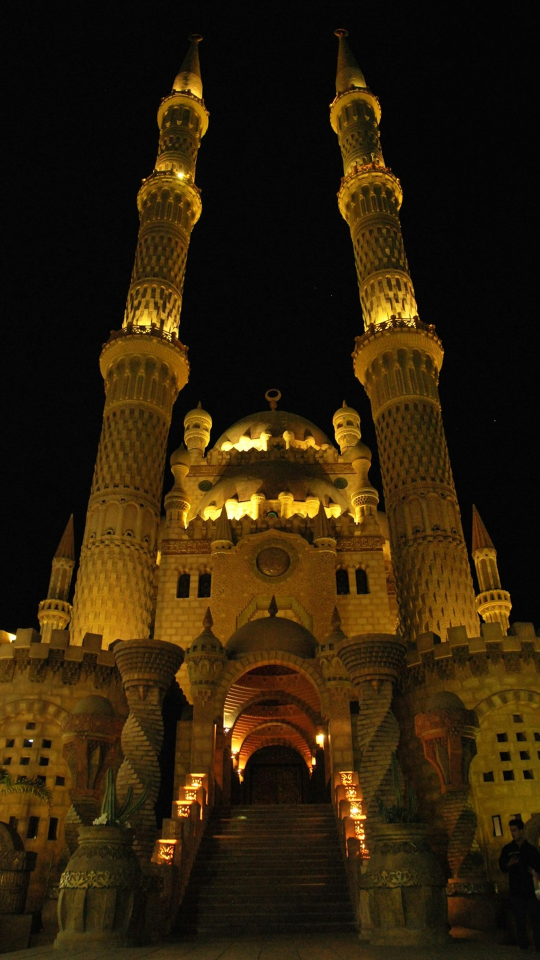
#> input picture tripavail_ai/data_backup_20251024_222225/images/approved/001/img01.jpg, 1080 x 1920 px (shown at 1/2 size); its folder holds only this picture in this run
$ python -i destination_image_generator_long.py   (imports and definitions only)
#> lines starting #> are read from the running program, lines starting #| are printed output that depends on the picture
### tripavail_ai/config/settings_long.py
# TripAvail AI Long Video Configuration File
# Separate configuration for long-format videos (3-4 minutes, 16:9 horizontal)
import os
from dotenv import load_dotenv

# Load environment variables from .env file
load_dotenv()

# ========================================
# Long Video Settings
# ========================================
LONG_VIDEO_ENABLED = os.getenv("LONG_VIDEO_ENABLED", "true").lower() == "true"
LONG_VIDEO_DURATION_MIN = 180  # 3 minutes (180 seconds)
LONG_VIDEO_DURATION_MAX = 240  # 4 minutes (240 seconds)
LONG_VIDEO_IMAGE_COUNT_MIN = 60  # Minimum images required
LONG_VIDEO_IMAGE_COUNT_MAX = 85  # Maximum images target
LONG_VIDEO_GENERATION_TIME = os.getenv("LONG_VIDEO_GENERATION_TIME", "20:00")  # UTC

# Video Format
LONG_VIDEO_FORMAT = "16:9"  # Horizontal format
LONG_VIDEO_RESOLUTION = (1920, 1080)  # Full HD
LONG_VIDEO_FPS = 30  # 30 FPS
LONG_VIDEO_ASPECT_RATIO = 1.78  # 16:9 aspect ratio

# Image Settings
LONG_VIDEO_IMAGE_ORIENTATION = "horizontal"  # Horizontal/landscape only
LONG_VIDEO_IMAGE_ASPECT_RATIO_MIN = 1.6  # Minimum aspect ratio
LONG_VIDEO_IMAGE_ASPECT_RATIO_MAX = 1.8  # Maximum aspect ratio
LONG_VIDEO_IMAGE_MIN_RESOLUTION = (1920, 1080)  # Minimum resolution

# Image Duration Settings
LONG_VIDEO_IMAGE_DURATION_HERO = 5.0  # Hero shots (seconds)
LONG_VIDEO_IMAGE_DURATION_STANDARD = 3.5  # Standard shots (seconds)
LONG_VIDEO_IMAGE_DURATION_QUICK = 2.5  # Quick transitions (seconds)
LONG_VIDEO_FADE_DURATION = 0.8  # Crossfade duration (seconds)

# ========================================
# Trend Detection Settings
# ========================================
TRENDING_DETECTION_ENABLED = True
TRENDING_DETECTION_INTERVAL_HOURS = 12  # Every 12 hours (not 4 hours)
TRENDING_DETECTION_MIN_SCORE = 7.0  # Minimum trend score
TRENDING_DETECTION_TIME = os.getenv("TRENDING_DETECTION_TIME", "08:00,20:00")  # UTC times (comma-separated)

# ========================================
# Image Search API Keys (Long Videos Only)
# ========================================

# Pixabay API Key (HIGHEST PRIORITY - Long Videos Only)
PIXABAY_API_KEY_LONG = os.getenv("PIXABAY_API_KEY_LONG", "53072265-2fee715e77bd6709a2ad84b3f")
# NOTE: Pixabay is the highest priority image source for long videos

# Pexels API Key (LONG VIDEOS ONLY - Separate from short videos)
PEXELS_API_KEY_LONG = os.getenv("PEXELS_API_KEY_LONG", "WaaZwYKSLwrBEnvVNXcWLBvWZS48auiNghb34tQE2sufUGa5GQ9bpg4X")
# NOTE: This key is ONLY used for long videos. Short videos use the regular PEXELS_API_KEY.

# Unsplash API Credentials (Long Videos)
UNSPLASH_APP_ID_LONG = os.getenv("UNSPLASH_APP_ID_LONG", "829529")
UNSPLASH_ACCESS_KEY_LONG = os.getenv("UNSPLASH_ACCESS_KEY_LONG", "OSlM5giq8LVThEDf1HcTsLvo59tZl0BywfUpXxkcksI")
UNSPLASH_SECRET_KEY_LONG = os.getenv("UNSPLASH_SECRET_KEY_LONG", "4_T4Wem3tnqyE6DIRMZnk2pKxcHV-0mc5OvIiQgyCRI")
# NOTE: Unsplash uses Access Key for API requests (not App ID)

# Shutterstock API Key (Long Videos - if different from short videos)
SHUTTERSTOCK_ACCESS_TOKEN_LONG = os.getenv("SHUTTERSTOCK_ACCESS_TOKEN_LONG", "")
SHUTTERSTOCK_CLIENT_ID_LONG = os.getenv("SHUTTERSTOCK_CLIENT_ID_LONG", "")
SHUTTERSTOCK_CLIENT_SECRET_LONG = os.getenv("SHUTTERSTOCK_CLIENT_SECRET_LONG", "")
# If not set, falls back to regular SHUTTERSTOCK_ACCESS_TOKEN from settings.py

# ========================================
# Image Search Distribution Strategy
# ========================================
# Distribute searches across services to avoid duplicates
IMAGE_SEARCH_DISTRIBUTION = {
    "attractions": "pixabay",      # Pixabay for attractions (highest priority)
    "activities": "pixabay",      # Pixabay for activities (highest priority)
    "food_culture": "pixabay",    # Pixabay for food & culture (highest priority)
    "local_life": "pixabay",      # Pixabay for local life (highest priority)
    "scenic_views": "pixabay",    # Pixabay for scenic views (highest priority)
}

# Service Priority (for fallback) - Pixabay has highest priority
IMAGE_SEARCH_PRIORITY = ["pixabay", "pexels", "unsplash", "shutterstock"]

# Image Search Settings
IMAGE_SEARCH_ORIENTATION = "horizontal"  # Horizontal/landscape only
IMAGE_SEARCH_PER_PAGE = 20  # Images per API request
IMAGE_SEARCH_MAX_PAGES = 5  # Maximum pages to search
IMAGE_SEARCH_RATE_LIMIT_DELAY = 10  # Seconds between searches

# ========================================
# Image Caching Settings
# ========================================
IMAGE_CACHE_ENABLED = True
IMAGE_CACHE_EXPIRY_DAYS = 30  # Cache expires after 30 days
IMAGE_CACHE_BASE_DIR = "data/long_videos/image_cache"
IMAGE_CACHE_CLEANUP_ENABLED = True
IMAGE_CACHE_CLEANUP_INTERVAL_DAYS = 7  # Cleanup every 7 days

# ========================================
# Voiceover Settings (ElevenLabs)
# ========================================
ELEVENLABS_API_KEY_LONG = os.getenv("ELEVENLABS_API_KEY_LONG", "e810fca85dcb11ced48b326eddc86415f0c0ef992a587c8e5bcd86c3425b4dc9")
ELEVENLABS_VOICE_ID_LONG = os.getenv("ELEVENLABS_VOICE_ID_LONG", "lxYfHSkYm1EzQzGhdbfc")  # Nova voice
ELEVENLABS_MODEL_LONG = "eleven_turbo_v2_5"  # Premium model

# Voiceover Quality Settings
ELEVENLABS_TTS_LONG = {
    "stability": 0.5,
    "similarity_boost": 0.75,
    "style": 0.4,
    "use_speaker_boost": True,
}

# Voice Selection (consistent voice for all long videos)
ELEVENLABS_VOICE_CONSISTENT = True  # Use same voice for all videos
ELEVENLABS_VOICE_NAME_LONG = "Jessica Anne Bogart - Narration"  # Voice name (Nova - Professional narration voice)

# ========================================
# Script Generation Settings
# ========================================
SCRIPT_GENERATION_ENABLED = True
SCRIPT_WORD_COUNT_MIN = 300  # Minimum words for 3-minute video
SCRIPT_WORD_COUNT_MAX = 400  # Maximum words for 4-minute video
SCRIPT_STRUCTURE = {
    "introduction": 0.15,  # 15% of script
    "main_content": 0.70,  # 70% of script
    "conclusion": 0.15,    # 15% of script
}

# ========================================
# Caption Settings
# ========================================
CAPTION_GENERATION_ENABLED = True
CAPTION_STYLE = "professional"  # Professional, readable style
CAPTION_POSITION = "bottom_center"  # Bottom center position
CAPTION_FONT_SIZE = 48  # Font size
CAPTION_COLOR = "white"  # Text color
CAPTION_OUTLINE_COLOR = "black"  # Outline color
CAPTION_OUTLINE_WIDTH = 2  # Outline width

# ========================================
# Hook Generation Settings
# ========================================
HOOK_GENERATION_ENABLED = True
HOOK_MAX_LENGTH = 70  # Maximum characters
HOOK_MIN_LENGTH = 60  # Minimum characters
HOOK_WORD_BOUNDARY_TRUNCATION = True  # Truncate at word boundaries
HOOK_SEO_OPTIMIZED = True  # Optimize for YouTube SEO

# ========================================
# Thumbnail Settings
# ========================================
THUMBNAIL_GENERATION_ENABLED = True
THUMBNAIL_FORMAT = "16:9"  # Horizontal format
THUMBNAIL_RESOLUTION = (1920, 1080)  # Full HD
THUMBNAIL_INCLUDE_CHARACTER = True  # Include consistent character
THUMBNAIL_CHARACTER_DESCRIPTION = ""  # Character description (will be set)
THUMBNAIL_CHARACTER_REFERENCE = ""  # Character reference image path (will be set)

# ========================================
# Video Generation Settings
# ========================================
VIDEO_GENERATION_ENABLED = True
VIDEO_CODEC = "libx264"  # H.264 codec
VIDEO_PRESET = "medium"  # Encoding preset (medium for faster processing)
VIDEO_CRF = 20  # Quality setting (18-23, lower = higher quality)
VIDEO_PIX_FMT = "yuv420p"  # Pixel format

# Video Effects
VIDEO_KEN_BURNS_ENABLED = True  # Ken Burns effect
VIDEO_CROSSFADE_ENABLED = True  # Crossfade transitions
VIDEO_TRANSITION_DURATION = 0.8  # Transition duration (seconds)

# ========================================
# Audio Mixing Settings
# ========================================
AUDIO_MIXING_ENABLED = True
AUDIO_VOICEOVER_VOLUME = 1.0  # Voiceover volume (0.0-1.0)
AUDIO_MUSIC_VOLUME = 0.3  # Background music volume (0.0-1.0)
AUDIO_MUSIC_FADE_IN = 1.0  # Music fade-in duration (seconds)
AUDIO_MUSIC_FADE_OUT = 2.0  # Music fade-out duration (seconds)
AUDIO_CODEC = "aac"  # Audio codec
AUDIO_BITRATE = "320k"  # Audio bitrate

# ========================================
# YouTube Upload Settings
# ========================================
YOUTUBE_UPLOAD_ENABLED = True
YOUTUBE_CATEGORY = "Travel & Events"  # Video category
YOUTUBE_PRIVACY = "public"  # Privacy setting (public, unlisted, private)
YOUTUBE_AUTO_PUBLISH = False  # Auto-publish or schedule
YOUTUBE_SCHEDULE_DELAY_HOURS = 24  # Delay before publishing (hours)

# ========================================
# Error Handling & Retry Settings
# ========================================
ERROR_RETRY_ENABLED = True
ERROR_RETRY_ATTEMPTS = 3  # Maximum retry attempts
ERROR_RETRY_DELAY_SECONDS = 60  # Delay between retries (seconds)
ERROR_WAIT_FOR_NEXT_DAY = True  # Wait for next day if all retries fail
ERROR_NO_AI_FALLBACK = True  # Never use AI generation as fallback

# ========================================
# Resource Management Settings
# ========================================
RESOURCE_CHECK_ENABLED = True
RESOURCE_CPU_THRESHOLD = 0.70  # Maximum CPU usage (0.0-1.0)
RESOURCE_MEMORY_THRESHOLD = 0.80  # Maximum memory usage (0.0-1.0)
RESOURCE_DISK_SPACE_MIN_GB = 5  # Minimum disk space required (GB)
RESOURCE_LOCK_FILE = "data/long_videos/.generation_lock"  # Lock file path

# ========================================
# Logging Settings
# ========================================
LOG_LEVEL = os.getenv("LOG_LEVEL", "INFO")
LOG_FILE = "logs/long_video_generation.log"
LOG_ROTATION = "1 day"
LOG_RETENTION = "30 days"

# ========================================
# Directory Paths
# ========================================
DATA_DIR = "data"
LONG_VIDEOS_DIR = f"{DATA_DIR}/long_videos"
DESTINATIONS_DIR = f"{LONG_VIDEOS_DIR}/destinations"
IMAGES_DIR = f"{LONG_VIDEOS_DIR}/images"
SCRIPTS_DIR = f"{LONG_VIDEOS_DIR}/scripts"
VOICEOVERS_DIR = f"{LONG_VIDEOS_DIR}/voiceovers"
VIDEOS_DIR = f"{LONG_VIDEOS_DIR}/videos"
THUMBNAILS_DIR = f"{LONG_VIDEOS_DIR}/thumbnails"
CACHE_DIR = f"{LONG_VIDEOS_DIR}/image_cache"
LOGS_DIR = "logs"

# ========================================
# Validation
# ========================================
def validate_config():
    """Validate configuration settings"""
    errors = []

    # Check required API keys
    if not PIXABAY_API_KEY_LONG:
        errors.append("PIXABAY_API_KEY_LONG is required for long videos")

    if not PEXELS_API_KEY_LONG:
        errors.append("PEXELS_API_KEY_LONG is required for long videos")

    if not UNSPLASH_ACCESS_KEY_LONG:
        errors.append("UNSPLASH_ACCESS_KEY_LONG is required for long videos")

    if not ELEVENLABS_API_KEY_LONG:
        errors.append("ELEVENLABS_API_KEY_LONG is required for long videos")

    # Check directory paths
    import os
    for dir_path in [DATA_DIR, LONG_VIDEOS_DIR, LOGS_DIR]:
        if not os.path.exists(dir_path):
            try:
                os.makedirs(dir_path, exist_ok=True)
            except Exception as e:
                errors.append(f"Failed to create directory {dir_path}: {e}")

    if errors:
        raise ValueError(f"Configuration validation failed:\n" + "\n".join(errors))

    return True

# Validate configuration on import
# [6 lines that do not run on import are left out]

### tripavail_ai/core/media/images/generator/destination_image_generator_long.py
#!/usr/bin/env python3
"""
Destination Image Generator for Long Videos
Searches for horizontal (16:9) images from Pixabay → Pexels → Unsplash → Shutterstock
NO AI fallback - waits for next day if all services fail
"""

import os
import json
import time
import requests
from pathlib import Path
from typing import List, Dict, Any, Optional, Tuple
from datetime import datetime, timedelta
from PIL import Image
import io
from loguru import logger
from dotenv import load_dotenv

# Import long video settings
try:
    from config import settings_long
except ImportError:
    logger.error("settings_long not found. Please ensure config/settings_long.py exists")
    raise

# [1 line not run here, left out]


class DestinationImageGeneratorLong:
    """
    Generates horizontal (16:9) images for long videos
    Priority: Pixabay → Pexels → Unsplash → Shutterstock
    """

    def __init__(self):
        # API Keys (from settings_long)
        self.pixabay_api_key = settings_long.PIXABAY_API_KEY_LONG
        self.pexels_api_key = settings_long.PEXELS_API_KEY_LONG
        self.unsplash_access_key = settings_long.UNSPLASH_ACCESS_KEY_LONG
        self.shutterstock_access_token = settings_long.SHUTTERSTOCK_ACCESS_TOKEN_LONG or os.getenv('SHUTTERSTOCK_ACCESS_TOKEN')

        # Image settings - RELAXED to get more images (preprocessing handles conversion)
        self.orientation = "horizontal"  # Horizontal only (preprocessing will convert to 16:9)
        self.image_type = "photo"  # Photos only (no illustrations/vectors)
        # RELAXED validation: Accept wider range, preprocessing will handle conversion
        # Preprocessing can handle 1.5-2.0 aspect ratios and resize/crop to 16:9
        self.min_resolution = (1280, 720)  # Minimum 1280x720 (can be upscaled to 1920x1080)
        self.target_resolution = (1920, 1080)  # Target resolution (exact 16:9 after preprocessing)
        self.aspect_ratio_min = 1.5  # Relaxed minimum (3:2, can be cropped to 16:9)
        self.aspect_ratio_max = 2.0  # Relaxed maximum (21:9, can be cropped to 16:9)
        # STRICT mode for final validation (used after preprocessing)
        self.strict_aspect_ratio_min = 1.75  # Strict 16:9 minimum for already-processed images
        self.strict_aspect_ratio_max = 1.80  # Strict 16:9 maximum for already-processed images

        # Cache settings
        self.cache_dir = Path(settings_long.CACHE_DIR)
        self.cache_expiry_days = settings_long.IMAGE_CACHE_EXPIRY_DAYS  # 30 days

        # Search settings
        self.per_page = settings_long.IMAGE_SEARCH_PER_PAGE  # 20
        self.max_pages = settings_long.IMAGE_SEARCH_MAX_PAGES  # 5
        self.rate_limit_delay = settings_long.IMAGE_SEARCH_RATE_LIMIT_DELAY  # 10 seconds

        # Priority order
        self.service_priority = settings_long.IMAGE_SEARCH_PRIORITY  # ["pixabay", "pexels", "unsplash", "shutterstock"]

        # Ensure cache directory exists
        self.cache_dir.mkdir(parents=True, exist_ok=True)

        # Rate limiting
        self.pixabay_requests = 0
        self.pexels_requests = 0
        self.unsplash_requests = 0
        self.shutterstock_requests = 0
        self.last_reset_date = datetime.now().date()

        logger.info("Destination Image Generator Long initialized")
        logger.info(f"Service priority: {' → '.join(self.service_priority)}")

    # [477 lines left out: functions search_pixabay, search_pexels, search_unsplash, search_shutterstock, search_all_services, validate_image, not called in this run]

    def preprocess_image_to_1920x1080(self, image_path: Path) -> bool:
        """
        Pre-process image to exactly 1920x1080 (16:9) - IMPROVED to handle wider range

        Strategy:
        1. If image is larger than 1920x1080: Resize down to 1920x1080 (maintains aspect ratio)
        2. If image is smaller than 1920x1080: Scale up to 1920x1080 (maintains aspect ratio)
        3. If aspect ratio is not exactly 16:9: Crop to 16:9 (centered crop)
        4. IMPROVED: Handle edge cases (very wide/tall images, small images)

        Args:
            image_path: Path to image file (will be modified in-place)

        Returns:
            True if successful, False otherwise
        """
        try:
            target_width, target_height = self.target_resolution
            target_aspect = target_width / target_height  # 1.777... (16:9)

            with Image.open(image_path) as img:
                # Convert to RGB if necessary (handle RGBA, P, etc.)
#> img is the input picture: PIL image 1080x1920 RGB; mean R, G, B 47.5, 32.4, 9.3
                if img.mode != 'RGB':
                    rgb_img = Image.new('RGB', img.size, (255, 255, 255))
                    if img.mode == 'RGBA':
                        rgb_img.paste(img, mask=img.split()[3])  # Use alpha channel as mask
                    else:
                        rgb_img.paste(img)
                    img = rgb_img

                original_width, original_height = img.size
                original_aspect = original_width / original_height

                # If image is already exactly 1920x1080 with correct aspect ratio, skip
                if original_width == target_width and original_height == target_height and abs(original_aspect - target_aspect) < 0.01:
                    logger.debug(f"Image already {target_width}x{target_height}, skipping preprocessing")
                    return True

                # IMPROVED: Handle very small images by upscaling first
                if original_width < target_width or original_height < target_height:
                    # Upscale to at least target size while maintaining aspect ratio
                    scale_factor = max(target_width / original_width, target_height / original_height)
                    new_width = int(original_width * scale_factor)
                    new_height = int(original_height * scale_factor)
                    img = img.resize((new_width, new_height), Image.LANCZOS)
#> img: PIL image 1920x3413 RGB
                    original_width, original_height = new_width, new_height
                    original_aspect = original_width / original_height

                # Step 1: Resize to fit within 1920x1080 (maintain aspect ratio)
                # Use LANCZOS for high-quality resampling
                if original_aspect > target_aspect:
                    # Image is wider than 16:9 - fit to height, crop width
                    new_height = target_height
                    new_width = int(original_width * (target_height / original_height))
                    img_resized = img.resize((new_width, new_height), Image.LANCZOS)

                    # Crop width to exactly 1920 (centered)
                    left = (new_width - target_width) // 2
                    right = left + target_width
                    img_cropped = img_resized.crop((left, 0, right, target_height))
                elif original_aspect < target_aspect:
                    # Image is taller than 16:9 - fit to width, crop height
                    new_width = target_width
                    new_height = int(original_height * (target_width / original_width))
                    img_resized = img.resize((new_width, new_height), Image.LANCZOS)

                    # Crop height to exactly 1080 (centered)
                    top = (new_height - target_height) // 2
                    bottom = top + target_height
                    img_cropped = img_resized.crop((0, top, target_width, bottom))
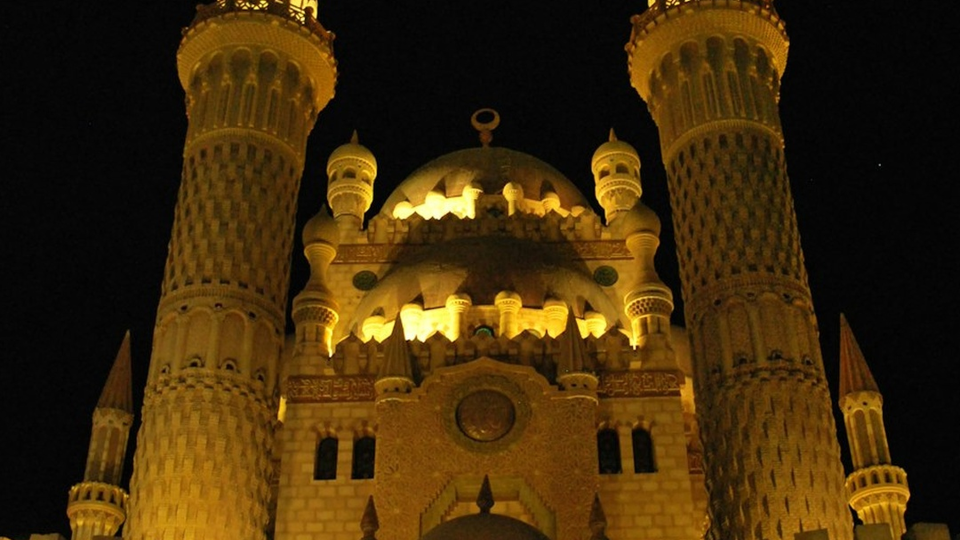
#> img_cropped: PIL image 1920x1080 RGB (shown at 1/2 size); mean R, G, B 64.7, 43, 9.8
                else:
                    # Aspect ratio is exactly 16:9 - just resize to 1920x1080
                    img_cropped = img.resize((target_width, target_height), Image.LANCZOS)

                # Verify final size
                if img_cropped.size != (target_width, target_height):
                    # Final safety check - resize if needed
                    img_cropped = img_cropped.resize((target_width, target_height), Image.LANCZOS)

                # Save processed image (overwrite original)
                img_cropped.save(image_path, 'JPEG', quality=95, optimize=True)

                logger.info(f"✅ Preprocessed image to {target_width}x{target_height}: {image_path.name}")
                return True

        except Exception as e:
            logger.error(f"Error preprocessing image {image_path}: {e}")
            import traceback
            logger.error(traceback.format_exc())
            return False

    # [1107 lines left out: functions download_image, get_cached_images, cache_image, generate_images_for_destination, generate_images_for_day_with_scenes, generate_images_for_day_simple and 2 more, not called in this run]


# [2 lines not run here, left out]

>>> result = DestinationImageGeneratorLong().preprocess_image_to_1920x1080('../../../../data_backup_20251024_222225/images/approved/001/img01.jpg')

$ run again, on tripavail_ai/data_backup_20251024_222225/images/approved/001/img02.jpg
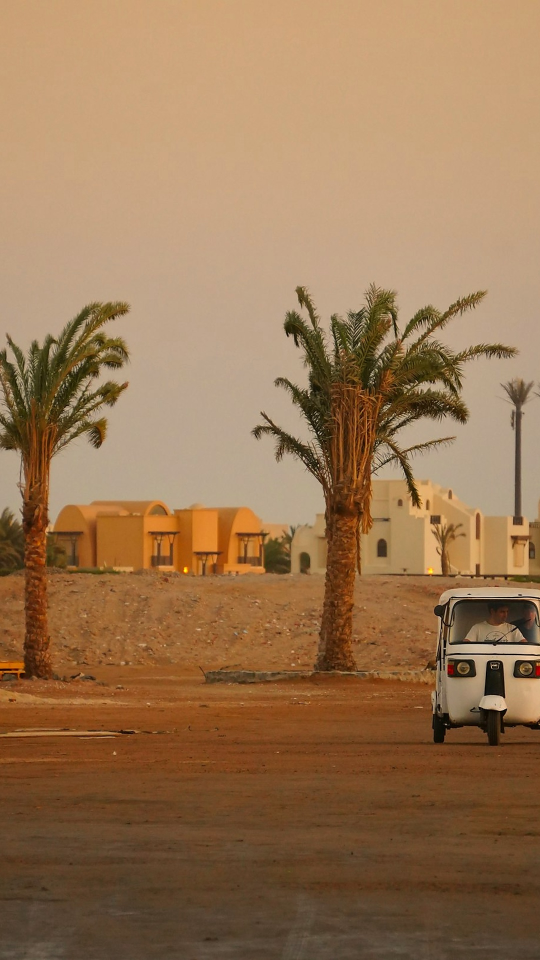
#> input picture tripavail_ai/data_backup_20251024_222225/images/approved/001/img02.jpg, 1080 x 1920 px (shown at 1/2 size)
#> in preprocess_image_to_1920x1080, img is the input picture: PIL image 1080x1920 RGB; mean R, G, B 153.4, 118, 83.2
#> img: PIL image 1920x3413 RGB
#> in preprocess_image_to_1920x1080, `img_cropped = img_resized.crop((0, top, target_width, bottom))`:
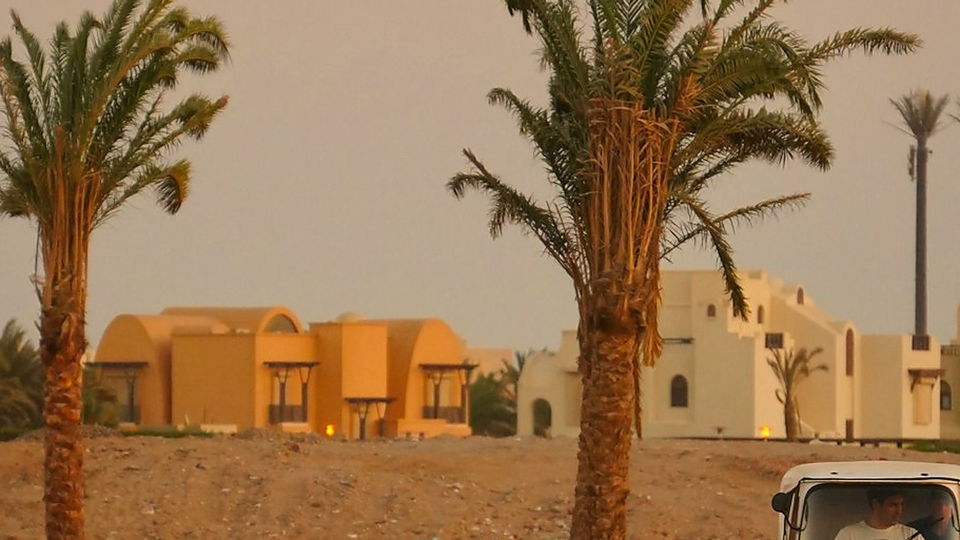
#> img_cropped: PIL image 1920x1080 RGB (shown at 1/2 size); mean R, G, B 152.1, 118.4, 81.8
